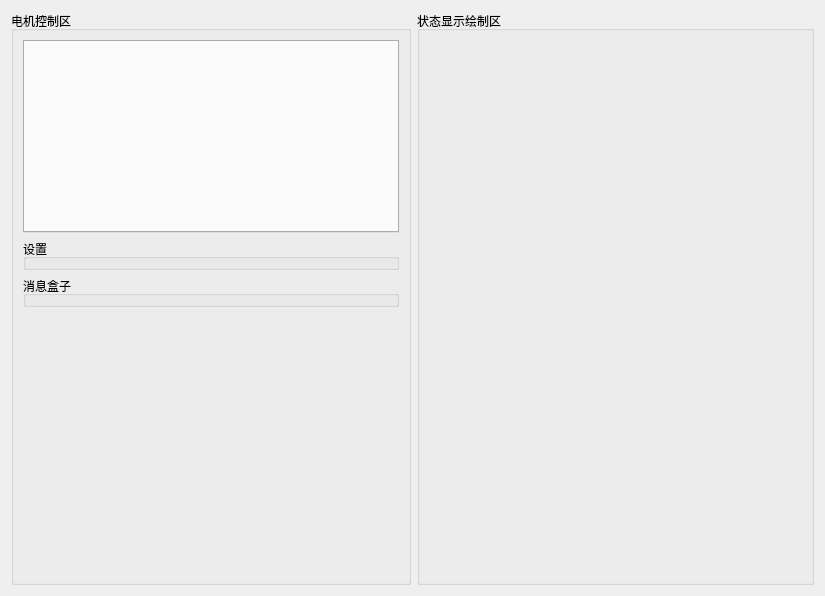
<?xml version="1.0" encoding="UTF-8"?>
<ui version="4.0">
 <class>MainWidget</class>
 <widget class="QWidget" name="MainWidget">
  <property name="geometry">
   <rect>
    <x>0</x>
    <y>0</y>
    <width>825</width>
    <height>596</height>
   </rect>
  </property>
  <property name="windowTitle">
   <string>MainWidget</string>
  </property>
  <layout class="QHBoxLayout" name="horizontalLayout_2">
   <item>
    <widget class="QGroupBox" name="groupBox_3">
     <property name="minimumSize">
      <size>
       <width>0</width>
       <height>0</height>
      </size>
     </property>
     <property name="maximumSize">
      <size>
       <width>400</width>
       <height>16777215</height>
      </size>
     </property>
     <property name="title">
      <string>电机控制区</string>
     </property>
     <layout class="QGridLayout" name="gridLayout_2">
      <item row="2" column="0">
       <spacer name="verticalSpacer">
        <property name="orientation">
         <enum>Qt::Vertical</enum>
        </property>
        <property name="sizeHint" stdset="0">
         <size>
          <width>20</width>
          <height>40</height>
         </size>
        </property>
       </spacer>
      </item>
      <item row="0" column="0">
       <layout class="QVBoxLayout" name="verticalLayout">
        <item>
         <widget class="ControlTab" name="tabWidget">
          <property name="maximumSize">
           <size>
            <width>380</width>
            <height>16777215</height>
           </size>
          </property>
          <property name="currentIndex">
           <number>-1</number>
          </property>
         </widget>
        </item>
        <item>
         <widget class="ControlButtonGroup" name="groupBox">
          <property name="maximumSize">
           <size>
            <width>380</width>
            <height>16777215</height>
           </size>
          </property>
          <property name="title">
           <string>设置</string>
          </property>
         </widget>
        </item>
        <item>
         <widget class="MsgBoxer" name="groupBox_4">
          <property name="title">
           <string>消息盒子</string>
          </property>
         </widget>
        </item>
       </layout>
      </item>
     </layout>
    </widget>
   </item>
   <item>
    <widget class="motorstatusshowGroupBox" name="stateshowBox">
     <property name="title">
      <string>状态显示绘制区</string>
     </property>
    </widget>
   </item>
  </layout>
 </widget>
 <customwidgets>
  <customwidget>
   <class>motorstatusshowGroupBox</class>
   <extends>QGroupBox</extends>
   <header>motorstatusshowgroupbox.h</header>
   <container>1</container>
  </customwidget>
  <customwidget>
   <class>ControlTab</class>
   <extends>QTabWidget</extends>
   <header>controltab.h</header>
   <container>1</container>
  </customwidget>
  <customwidget>
   <class>ControlButtonGroup</class>
   <extends>QGroupBox</extends>
   <header>controlbuttongroup.h</header>
   <container>1</container>
  </customwidget>
  <customwidget>
   <class>MsgBoxer</class>
   <extends>QGroupBox</extends>
   <header>msgboxer.h</header>
   <container>1</container>
  </customwidget>
 </customwidgets>
 <resources/>
 <connections/>
</ui>
